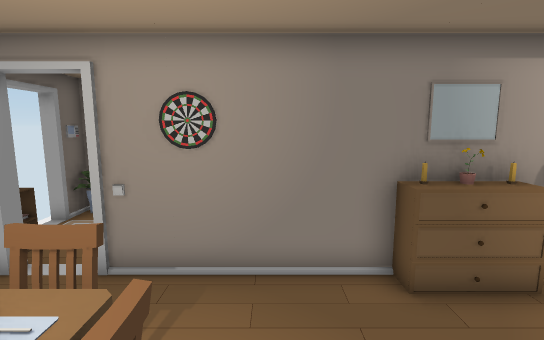
[1] (above)

12 first-person views from a walk through a Unity game level. The camera is 1.5 m above the floor, tilts 8° down and sees 85° across. The floor is counted in squares, 0.5 m on a side. Each view is taken from the middle of a square. On the plan, view 1 faces up. The plan holds only what a view shows up to about 20 squares ahead; the rest is blank. The place goes on beyond the plan. The player character is not drawn. Door leaves are left out, so doorways stand open.

[2]
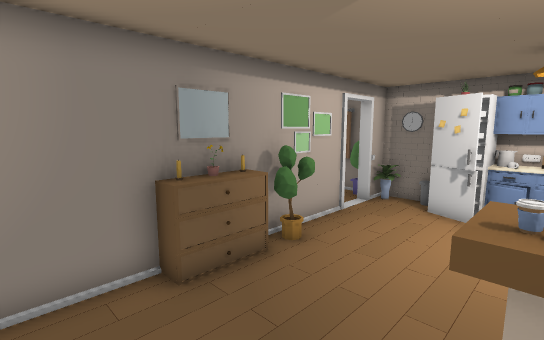

[3]
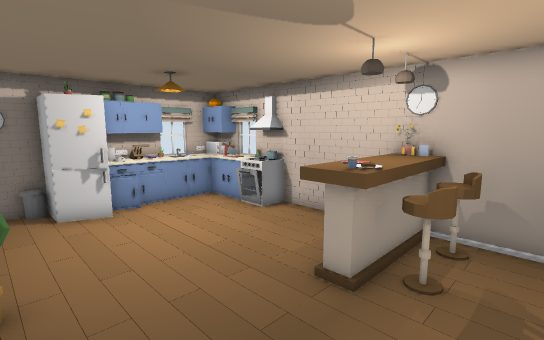

[4]
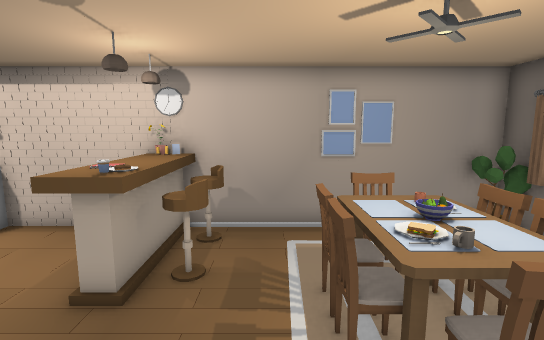

[5]
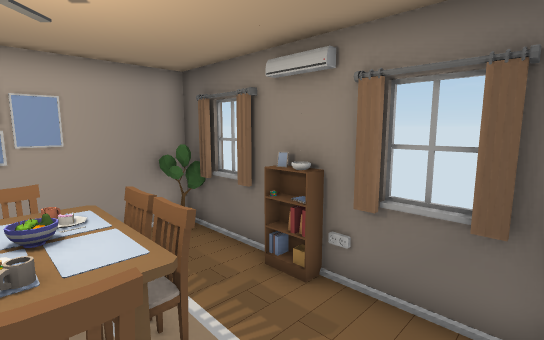

[6]
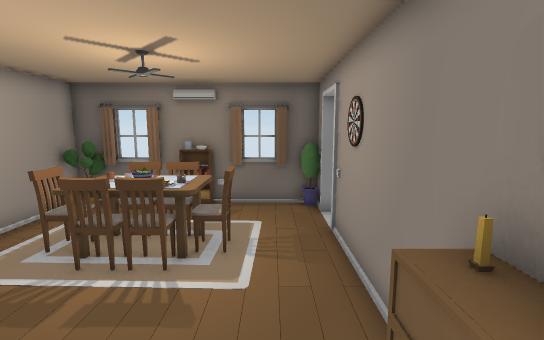

[7]
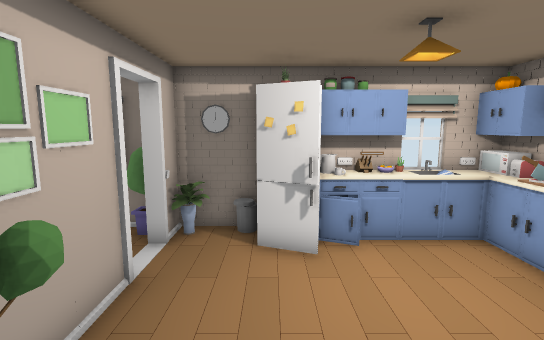

[8]
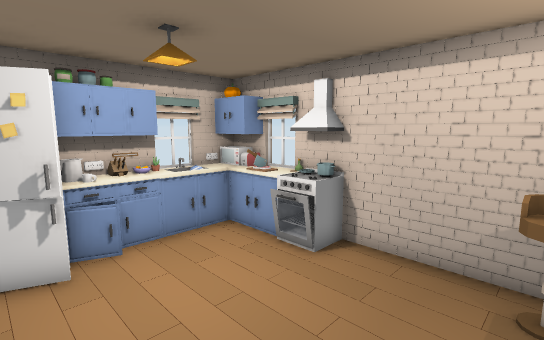

[9]
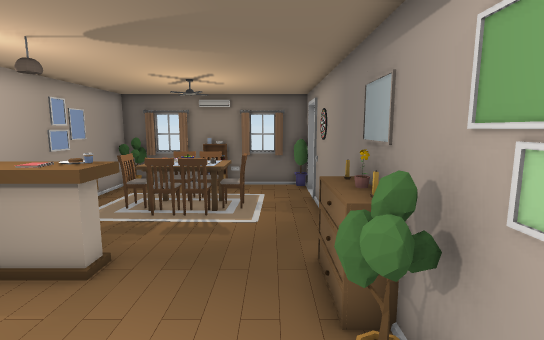

[10]
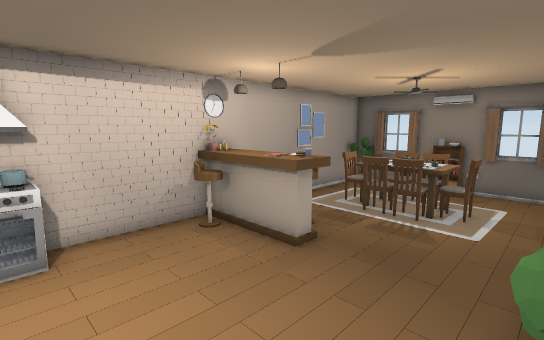

[11]
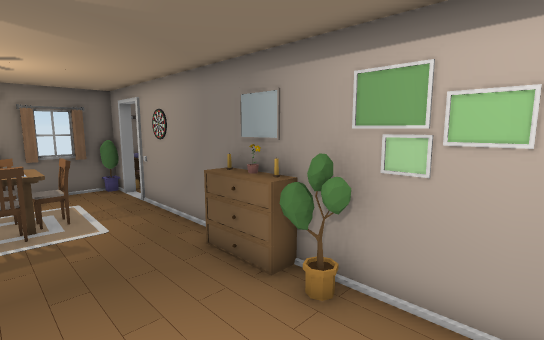

[12]
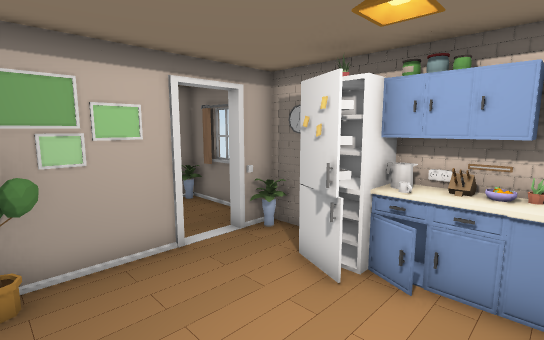

### Floor plan
Key: @ floor where view 1 was taken; # wall or solid block; . floor; D open door; = window, fence, low wall or low ledge; ^ raised ledge; C candle; U cup; H chair; O other object.
Columns run from 7 left of view 1 to 13 right of it. Each row starts with its distance up from view 1.
  6 ##DD######COO####DD##
  5 #........#^^=O.....O#
  4 #..................##
  3 #...## ...........##O
  2 #..### ...........##
  1 #..####...........##O
  0 #..####@.#UO...... #
 -1 #.. ###..###.......=O
 -2 #.. ##...OO#...#= .=O
 -3 #O......#HOH ..###=##
 -4 #####################

Positions as (right, up) in squares from view 1, and headings:
1: (0, 0), facing up
2: (0, 0), facing up-right
3: (0, 5), facing down-right
4: (0, 5), facing down
5: (-2, 5), facing down-left
6: (5, 4), facing left
7: (4, 3), facing right
8: (4, 3), facing down-right
9: (9, 4), facing left
10: (9, 5), facing down-left
11: (9, 1), facing up-left
12: (6, -1), facing up-right
